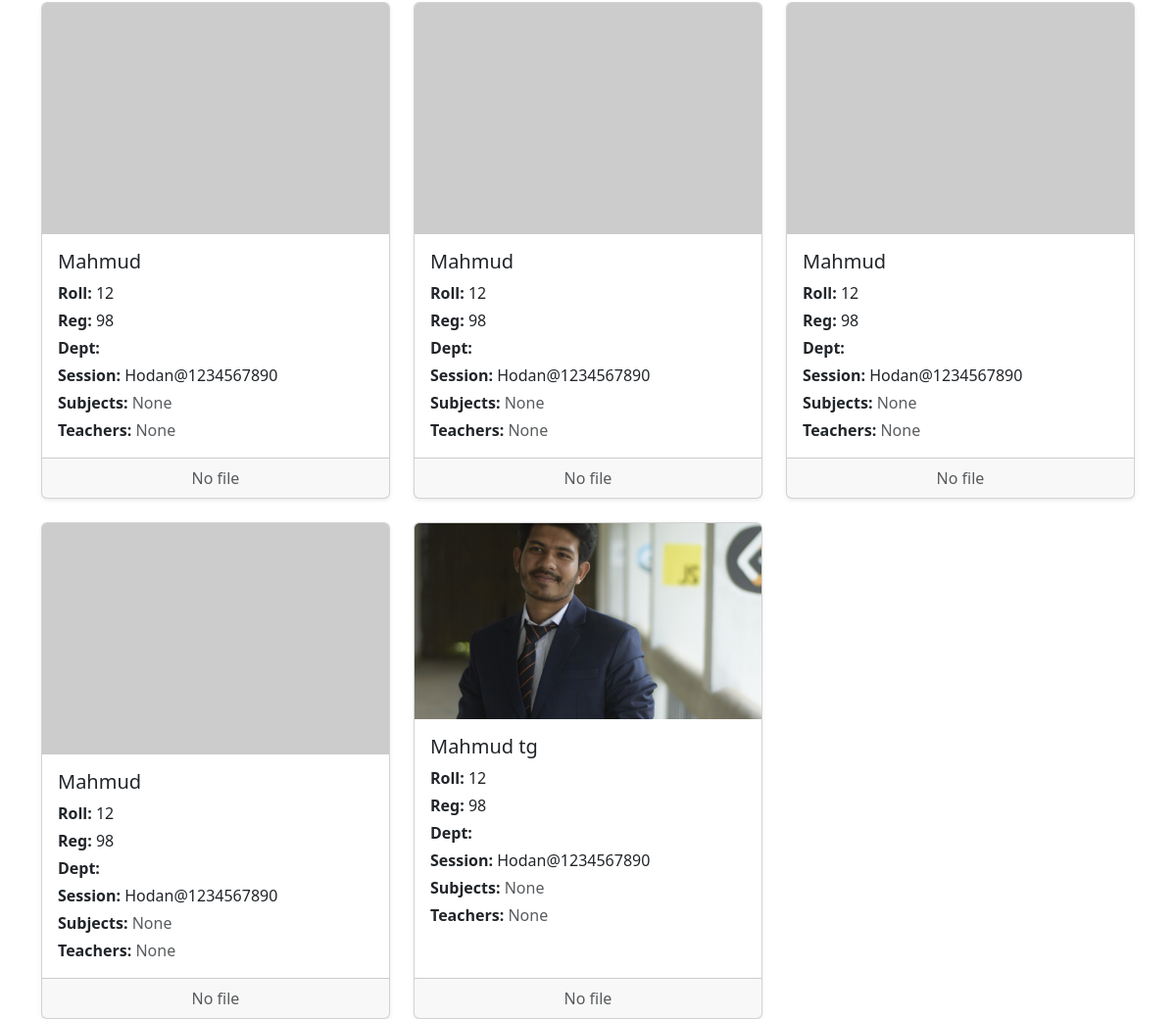
The page /task/student/ (lower part) on the database as committed earlier.
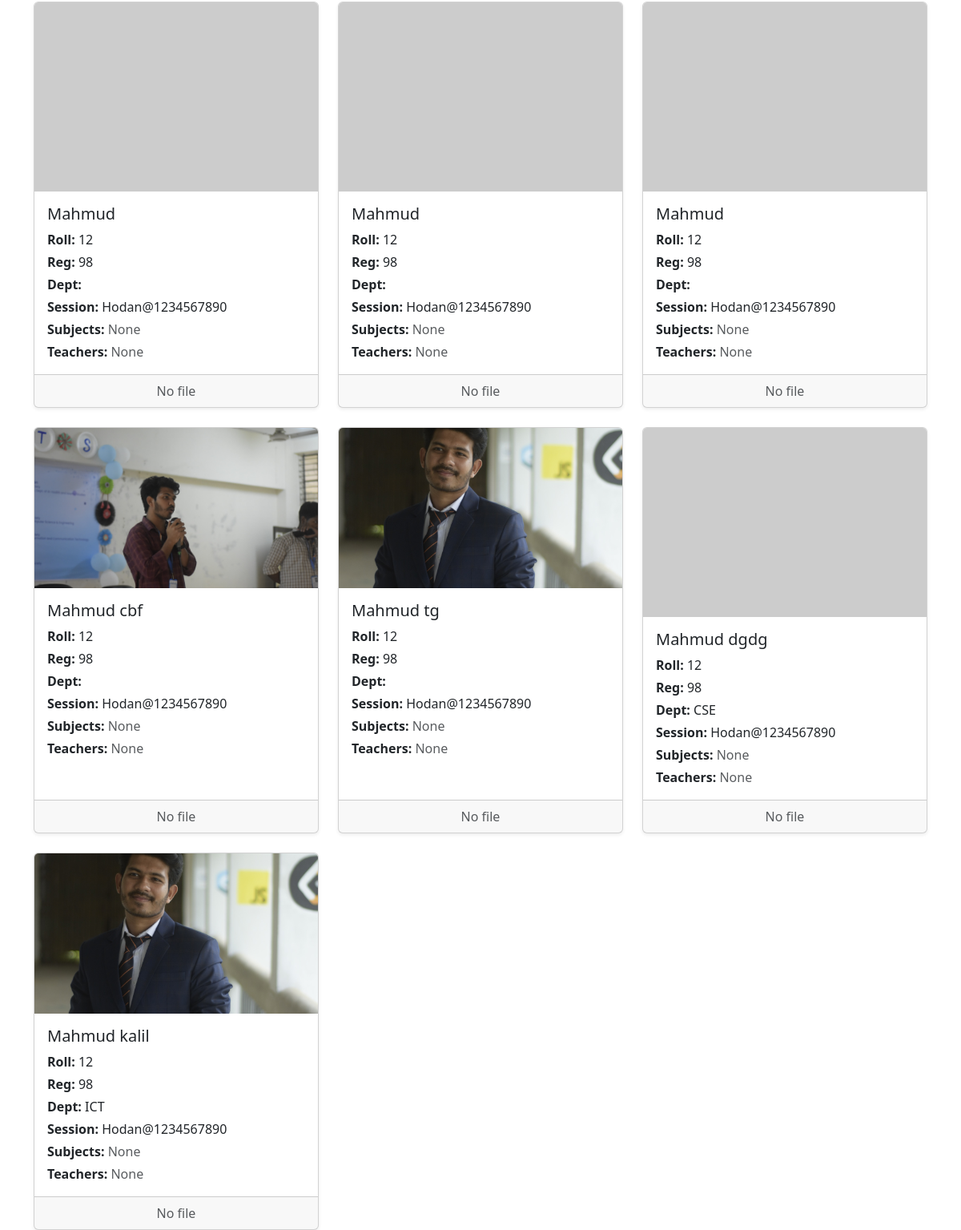
The same page on the database as committed later.
### app1/models/student_model.py (models this page shows, shortened)
class Student(models.Model):
    user=models.OneToOneField(User,on_delete=models.CASCADE,related_name="student",null=True)
    first_name=models.CharField(max_length=100,null=True)
    last_name=models.CharField(max_length=100,null=True)
    roll = models.IntegerField( null=True, blank=True,default=0000000)
    reg = models.IntegerField( null=True, blank=True,default=0000)
    new_department = models.ForeignKey(
        Department, on_delete=models.SET_NULL, null=True, blank=True
    )
    session = models.CharField(max_length=20, null=True, blank=True,default='2020-2021')
    subjects = models.ManyToManyField('Subject', related_name='students', blank=True)
    teaher = models.ManyToManyField('Teacher', related_name='students', blank=True)
    photo=models.ImageField(upload_to='app1/media/student_photo/',null=True,blank=True)
    document=models.FileField(upload_to='app1/media/student/document',null=True,blank=True)
    @property    #ekhon html e full_name likhle e full name ddekhabe,,,,alada alada first_name /last_name likha lagbe na
    def full_name(self):
        if self.first_name or self.last_name:
            return f"{self.first_name or ''} {self.last_name or ''}".strip()
        return f"Student ID {self.id}"

### app1/models/departments_model.py (models this page shows, shortened)
class Department(models.Model):
    name=models.CharField(max_length=100)
    created_at = models.DateTimeField(auto_now_add=True)

### app1/views/student_list_view.py (the view)
# urls.py: path('student/',student_list.as_view(),name="student_list"),
class student_list(ListView):
    model=Student
    template_name="student.html"
    context_object_name="students"
    def get_queryset(self):
        queryset = super().get_queryset()
        department_id = self.request.GET.get("department")
        if department_id:
            queryset = queryset.filter(new_department_id=department_id)
        return queryset
    def get_context_data(self, **kwargs):
        context = super().get_context_data(**kwargs)
        context["departments"] = Department.objects.all()
        return context

### templates/student.html (shortened to what this page needs)
<!DOCTYPE html>
<html lang="en">
<head>
    <link rel="stylesheet" href="https://cdn.jsdelivr.net/npm/bootstrap@5.3.2/dist/css/bootstrap.min.css">
</head>
<body>
<div class="container mt-5">
    <div class="row g-4">
        {% for student in students %}
        <div class="col-md-4">
            <div class="card h-100 shadow-sm">
                {% if student.photo %}
                    <img src="{{ student.photo.url }}" class="card-img-top" style="height:200px; object-fit:cover;">
                {% else %}
                    <img src="https://via.placeholder.com/300x200?text=No+Photo" class="card-img-top" alt="No photo">
                {% endif %}
                <div class="card-body">
                    <h5 class="card-title">{{ student.full_name }}</h5>
                    <p class="card-text mb-1"><strong>Roll:</strong> {{ student.roll }}</p>
                    <p class="card-text mb-1"><strong>Reg:</strong> {{ student.reg }}</p>
                    <p class="card-text mb-1"><strong>Dept:</strong> {{ student.new_department.name }}</p>
                    <p class="card-text mb-1"><strong>Session:</strong> {{ student.session }}</p>
                    <p class="card-text mb-1"><strong>Subjects:</strong>
                        {% for subject in student.subjects.all %}
                            <span class="badge bg-primary">{{ subject.name }}</span>
                        {% empty %}
                            <span class="text-muted">None</span>
                        {% endfor %}
                    </p>
                    <p class="card-text"><strong>Teachers:</strong>
                        {% for teacher in student.teaher.all %}
                            <span class="badge bg-success">{{ teacher.name }}</span>
                        {% empty %}
                            <span class="text-muted">None</span>
                        {% endfor %}
                    </p>
                </div>
                <div class="card-footer text-center">
                    {% if student.document %}
                        <a href="{{ student.document.url }}" class="btn btn-sm btn-outline-info" download>
                            Download File
                        </a>
                    {% else %}
                        <span class="text-muted">No file</span>
                    {% endif %}
                </div>
            </div>
        </div>
        {% empty %}
        <div class="col-12">
            <div class="alert alert-warning text-center">No students found.</div>
        </div>
        {% endfor %}
    </div>
</div>
</body>
</html>

Rows that differ between the two databases and show on the page:
changed Student: photo: picture added; full_name "Mahmud" → "Mahmud cbf"
added Student: full_name "Mahmud dgdg", roll "12", reg "98", new_department.name "CSE", session "Hodan@1234567890", shows "No file"
added Student: photo (picture), full_name "Mahmud kalil", roll "12", reg "98", new_department.name "ICT", session "Hodan@1234567890", shows "No file"
